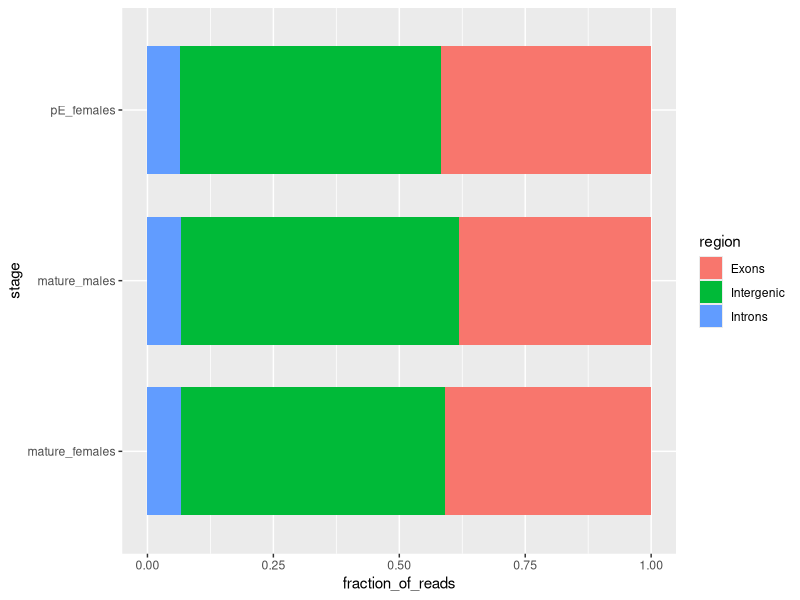

This figure's R source:
#written on April 8, 2015

library("ggplot2")
library("reshape2")

#importing the coverage data
total_cov <- read.table(file="total_read_coverage.txt",header=TRUE)

#plotting the figure
png("TSS_coverage_plot.png",width=960,height=960)
ggplot(total_cov, aes(x = stage, y = fraction_of_reads,fill=region))+geom_bar(width=0.75,stat='identity')+coord_flip()
dev.off()
